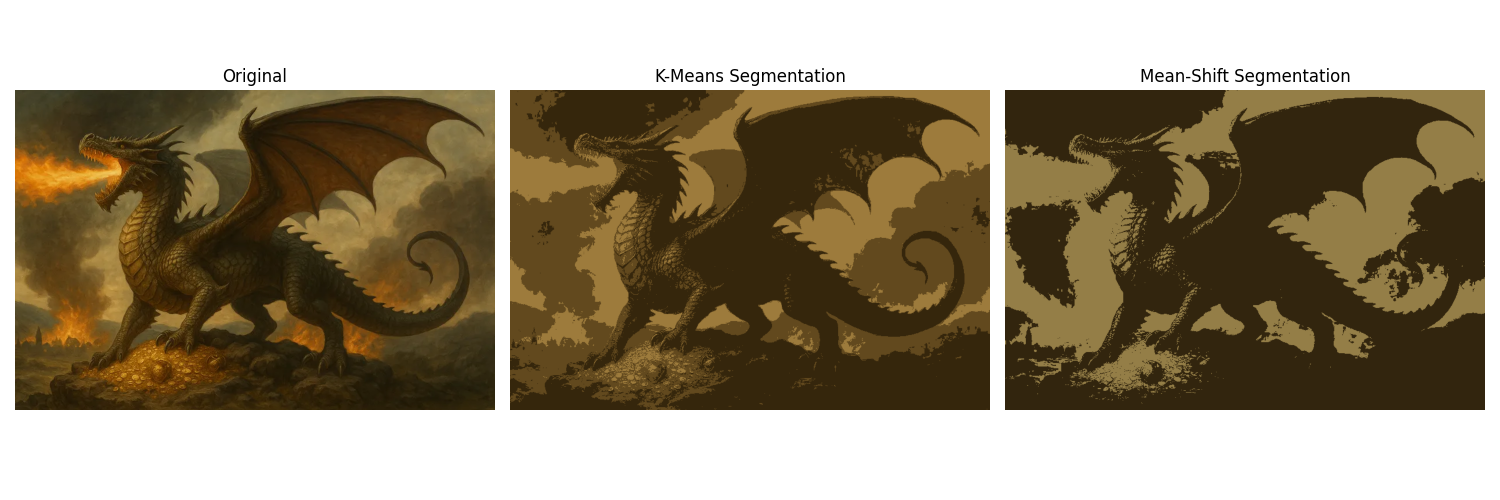

The script that saved this image:
"""
Clustering Segmentation: K-Means, Mean-Shift for Color Segmentation

Theory:
- Clustering groups similar pixels into segments.
- K-Means: Partitions data into K clusters by minimizing within-cluster variance.
- Mean-Shift: Finds modes in feature space, no need to specify K.

Math:
- K-Means: Objective: min ∑ ||x_i - μ_k||² for x_i in cluster k
- Mean-Shift: Iteratively shift points towards density maxima.

Implementation: Using scikit-learn for K-Means, scikit-image for Mean-Shift.
"""

import cv2
import numpy as np
import matplotlib.pyplot as plt
from sklearn.cluster import KMeans
from skimage import segmentation

def kmeans_segmentation(image, K=3):
    """
    Apply K-Means clustering for color segmentation.
    """
    # Reshape image to 2D array of pixels
    pixel_values = image.reshape((-1, 3))
    pixel_values = np.float32(pixel_values)

    # K-Means
    kmeans = KMeans(n_clusters=K, random_state=0)
    labels = kmeans.fit_predict(pixel_values)

    # Reshape back to image
    centers = np.uint8(kmeans.cluster_centers_)
    segmented = centers[labels.flatten()]
    segmented = segmented.reshape(image.shape)

    return segmented

def meanshift_segmentation(image, bandwidth=20):
    """
    Apply Mean-Shift clustering for segmentation.
    """
    # Convert to LAB for better color segmentation
    lab = cv2.cvtColor(image, cv2.COLOR_BGR2LAB)
    segmented = segmentation.mean_shift(lab, bandwidth=bandwidth)
    segmented = cv2.cvtColor(segmented.astype(np.uint8), cv2.COLOR_LAB2BGR)
    return segmented

def apply_clustering(image_path):
    """
    Apply clustering methods, display and save.
    """
    image = cv2.imread(image_path)
    if image is None:
        print("Error: Image not found.")
        return

    # K-Means
    kmeans_seg = kmeans_segmentation(image, K=3)

    # Mean-Shift
    meanshift_seg = meanshift_segmentation(image)

    # Display and save
    fig, axes = plt.subplots(1, 3, figsize=(15, 5))
    axes[0].imshow(cv2.cvtColor(image, cv2.COLOR_BGR2RGB))
    axes[0].set_title("Original")
    axes[0].axis('off')
    plt.imsave("original_image.png", cv2.cvtColor(image, cv2.COLOR_BGR2RGB))

    axes[1].imshow(cv2.cvtColor(kmeans_seg, cv2.COLOR_BGR2RGB))
    axes[1].set_title("K-Means Segmentation")
    axes[1].axis('off')
    plt.imsave("kmeans_segmentation.png", cv2.cvtColor(kmeans_seg, cv2.COLOR_BGR2RGB))

    axes[2].imshow(cv2.cvtColor(meanshift_seg, cv2.COLOR_BGR2RGB))
    axes[2].set_title("Mean-Shift Segmentation")
    axes[2].axis('off')
    plt.imsave("meanshift_segmentation.png", cv2.cvtColor(meanshift_seg, cv2.COLOR_BGR2RGB))

    plt.tight_layout()
    plt.savefig("clustering_segmentation.png")
    plt.show()

if __name__ == "__main__":
    image_path = "../../images/dragon.webp"  # Update path
    apply_clustering(image_path)
